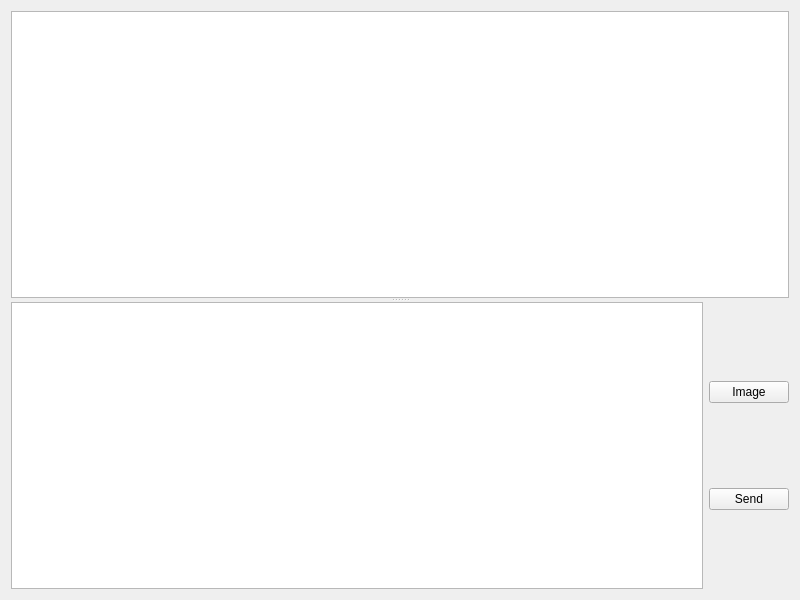
<?xml version="1.0" encoding="UTF-8"?>
<ui version="4.0">
 <class>Widget</class>
 <widget class="QWidget" name="Widget">
  <property name="geometry">
   <rect>
    <x>0</x>
    <y>0</y>
    <width>800</width>
    <height>600</height>
   </rect>
  </property>
  <property name="windowTitle">
   <string>server</string>
  </property>
  <layout class="QVBoxLayout" name="verticalLayout_2">
   <item>
    <widget class="QSplitter" name="splitter">
     <property name="orientation">
      <enum>Qt::Vertical</enum>
     </property>
     <widget class="QTextEdit" name="textMsg"/>
     <widget class="QWidget" name="layoutWidget">
      <layout class="QHBoxLayout" name="horizontalLayout">
       <item>
        <widget class="QTextEdit" name="textEdit_input"/>
       </item>
       <item>
        <layout class="QVBoxLayout" name="verticalLayout">
         <item>
          <widget class="QPushButton" name="pushButton_2">
           <property name="text">
            <string>Image</string>
           </property>
          </widget>
         </item>
         <item>
          <widget class="QPushButton" name="pushButton">
           <property name="text">
            <string>Send</string>
           </property>
          </widget>
         </item>
        </layout>
       </item>
      </layout>
     </widget>
    </widget>
   </item>
  </layout>
 </widget>
 <resources/>
 <connections/>
</ui>
